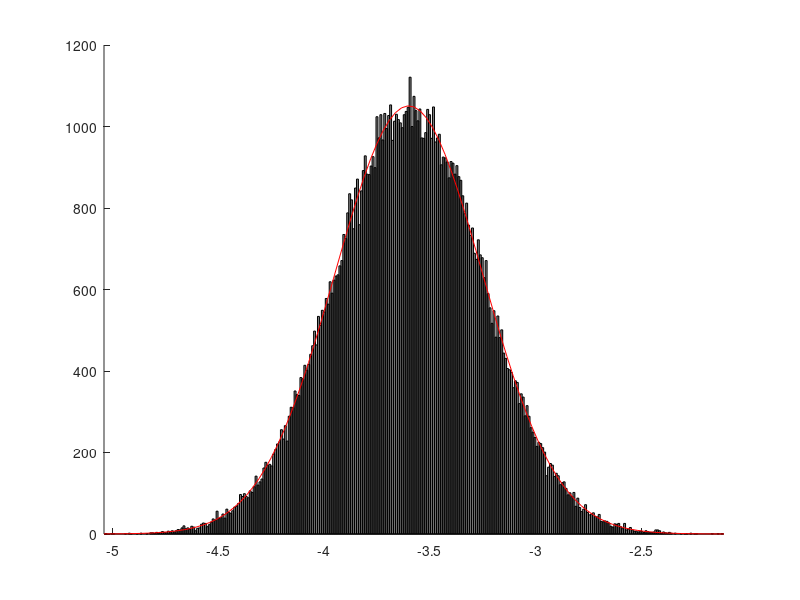

MATLAB code for this plot: (Note: this script raises an error after producing the figure.)
rng(0,'twister');
stddev = 1;
mean = 0;
set1 = stddev.*randn(100000,1) + mean;


stddev = 0.5;
mean = 2;
set2 = stddev.*randn(100000,1) + mean;
set3=rand(100000,1);
p=[0.3 0.7];

%for i = 1:2
    for j = 1:length(set1)
        set1(j)=min(-5,max(5,set1(j)));
        set1(j)=set1(j)*p(1);
    end
    for j = 1:length(set2)
        set1(j)=min(-5,max(5,set1(j)));
        set2(j)=set2(j)*p(2);
    end
%end
for j = 1:length(set2)
        set3(j)=set2(j)+set1(j);
end

hold on;
%h1=histfit(set1);
%set(h1(1),'facecolor',[0.5,0.2,0.2]); 
%set(h1(1),'FaceAlpha',0.3);
%h2=histfit(set2);
%set(h2(1),'facecolor',[0.2,0.5,0.5]);
%set(h2(1),'FaceAlpha',0.4);
h3=histfit(set3);
set(h3(1),'facecolor',[0.5,0.5,0.5]);
set(h3(1),'FaceAlpha',0.4);
hold off